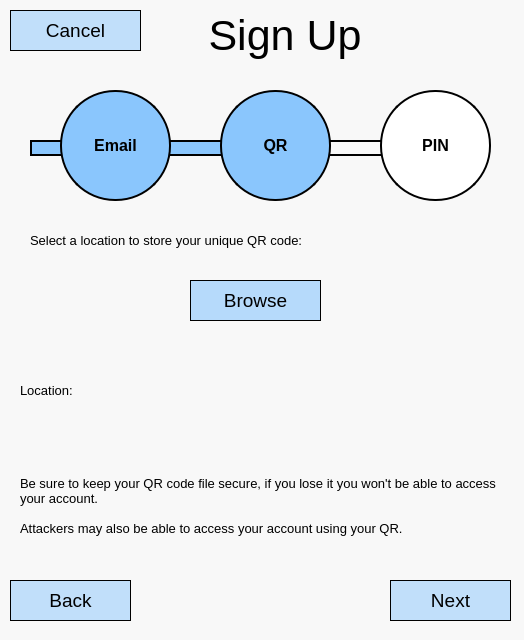
<?xml version="1.0" encoding="UTF-8"?>
<ui version="4.0">
 <class>Dialog</class>
 <widget class="QDialog" name="Dialog">
  <property name="geometry">
   <rect>
    <x>0</x>
    <y>0</y>
    <width>524</width>
    <height>640</height>
   </rect>
  </property>
  <property name="windowTitle">
   <string>Dialog</string>
  </property>
  <property name="styleSheet">
   <string notr="true">background-color: rgb(248, 248, 248);</string>
  </property>
  <widget class="QLabel" name="txtSignUpTitle">
   <property name="geometry">
    <rect>
     <x>150</x>
     <y>0</y>
     <width>270</width>
     <height>71</height>
    </rect>
   </property>
   <property name="font">
    <font>
     <pointsize>32</pointsize>
    </font>
   </property>
   <property name="text">
    <string>Sign Up</string>
   </property>
   <property name="alignment">
    <set>Qt::AlignCenter</set>
   </property>
  </widget>
  <widget class="QPushButton" name="btnHome">
   <property name="geometry">
    <rect>
     <x>10</x>
     <y>10</y>
     <width>131</width>
     <height>41</height>
    </rect>
   </property>
   <property name="font">
    <font>
     <pointsize>14</pointsize>
    </font>
   </property>
   <property name="styleSheet">
    <string notr="true">border: 0.5px solid #000000;
background-color: rgb(138, 198, 253,0.5);</string>
   </property>
   <property name="text">
    <string>Cancel</string>
   </property>
  </widget>
  <widget class="QPushButton" name="btnNext">
   <property name="geometry">
    <rect>
     <x>390</x>
     <y>580</y>
     <width>121</width>
     <height>41</height>
    </rect>
   </property>
   <property name="font">
    <font>
     <pointsize>14</pointsize>
    </font>
   </property>
   <property name="styleSheet">
    <string notr="true">border: 0.5px solid #000000;
background-color: rgb(138, 198, 253,0.5);</string>
   </property>
   <property name="text">
    <string>Next</string>
   </property>
  </widget>
  <widget class="QPushButton" name="btnBack">
   <property name="geometry">
    <rect>
     <x>10</x>
     <y>580</y>
     <width>121</width>
     <height>41</height>
    </rect>
   </property>
   <property name="font">
    <font>
     <pointsize>14</pointsize>
    </font>
   </property>
   <property name="styleSheet">
    <string notr="true">border: 0.5px solid #000000;
background-color: rgb(138, 198, 253,0.5);</string>
   </property>
   <property name="text">
    <string>Back</string>
   </property>
  </widget>
  <widget class="QPushButton" name="btnBrowse">
   <property name="geometry">
    <rect>
     <x>190</x>
     <y>280</y>
     <width>131</width>
     <height>41</height>
    </rect>
   </property>
   <property name="font">
    <font>
     <pointsize>14</pointsize>
    </font>
   </property>
   <property name="styleSheet">
    <string notr="true">border: 0.5px solid #000000;
background-color: rgb(138, 198, 253,0.6);</string>
   </property>
   <property name="text">
    <string>Browse</string>
   </property>
  </widget>
  <widget class="QLabel" name="Entry">
   <property name="enabled">
    <bool>true</bool>
   </property>
   <property name="geometry">
    <rect>
     <x>30</x>
     <y>140</y>
     <width>51</width>
     <height>16</height>
    </rect>
   </property>
   <property name="styleSheet">
    <string notr="true">border: 2px solid black;
background-color: rgba(138, 198, 253,1);</string>
   </property>
   <property name="text">
    <string/>
   </property>
  </widget>
  <widget class="QLabel" name="progressPhone">
   <property name="geometry">
    <rect>
     <x>380</x>
     <y>90</y>
     <width>111</width>
     <height>111</height>
    </rect>
   </property>
   <property name="font">
    <font>
     <pointsize>12</pointsize>
     <weight>75</weight>
     <bold>true</bold>
    </font>
   </property>
   <property name="styleSheet">
    <string notr="true">  height: 50px;
  width: 50px;
  background-color: rgb(255, 255, 255);
border: 2px solid rgb(0, 0, 0);
  border-radius: 55%;</string>
   </property>
   <property name="text">
    <string>PIN</string>
   </property>
   <property name="alignment">
    <set>Qt::AlignCenter</set>
   </property>
  </widget>
  <widget class="QLabel" name="progessEmail">
   <property name="geometry">
    <rect>
     <x>60</x>
     <y>90</y>
     <width>111</width>
     <height>111</height>
    </rect>
   </property>
   <property name="font">
    <font>
     <pointsize>12</pointsize>
     <weight>75</weight>
     <bold>true</bold>
    </font>
   </property>
   <property name="styleSheet">
    <string notr="true">  height: 50px;
  width: 50px;

  border-radius: 55%;

border: 2px solid black;
background-color: rgba(138, 198, 253,1);</string>
   </property>
   <property name="text">
    <string>Email</string>
   </property>
   <property name="alignment">
    <set>Qt::AlignCenter</set>
   </property>
  </widget>
  <widget class="QLabel" name="EmailToPassword">
   <property name="enabled">
    <bool>true</bool>
   </property>
   <property name="geometry">
    <rect>
     <x>140</x>
     <y>140</y>
     <width>101</width>
     <height>16</height>
    </rect>
   </property>
   <property name="styleSheet">
    <string notr="true">border: 2px solid black;
background-color: rgba(138, 198, 253,1);</string>
   </property>
   <property name="text">
    <string/>
   </property>
  </widget>
  <widget class="QLabel" name="PasswordToPhone">
   <property name="enabled">
    <bool>true</bool>
   </property>
   <property name="geometry">
    <rect>
     <x>300</x>
     <y>140</y>
     <width>101</width>
     <height>16</height>
    </rect>
   </property>
   <property name="styleSheet">
    <string notr="true">border: 2px solid rgb(0, 0, 0);</string>
   </property>
   <property name="text">
    <string/>
   </property>
  </widget>
  <widget class="QLabel" name="progessPassword">
   <property name="geometry">
    <rect>
     <x>220</x>
     <y>90</y>
     <width>111</width>
     <height>111</height>
    </rect>
   </property>
   <property name="font">
    <font>
     <pointsize>12</pointsize>
     <weight>75</weight>
     <bold>true</bold>
    </font>
   </property>
   <property name="styleSheet">
    <string notr="true">  height: 50px;
  width: 50px;
background-color: rgba(138, 198, 253,1);
border: 2px solid rgb(0, 0, 0);
  border-radius: 55%;</string>
   </property>
   <property name="text">
    <string>QR</string>
   </property>
   <property name="alignment">
    <set>Qt::AlignCenter</set>
   </property>
  </widget>
  <widget class="QLabel" name="txtQRInfo">
   <property name="geometry">
    <rect>
     <x>30</x>
     <y>220</y>
     <width>431</width>
     <height>41</height>
    </rect>
   </property>
   <property name="font">
    <font>
     <pointsize>10</pointsize>
    </font>
   </property>
   <property name="text">
    <string>Select a location to store your unique QR code:</string>
   </property>
  </widget>
  <widget class="QLabel" name="txtQRLocation">
   <property name="geometry">
    <rect>
     <x>20</x>
     <y>340</y>
     <width>471</width>
     <height>101</height>
    </rect>
   </property>
   <property name="font">
    <font>
     <pointsize>10</pointsize>
    </font>
   </property>
   <property name="text">
    <string>Location:</string>
   </property>
   <property name="wordWrap">
    <bool>true</bool>
   </property>
   <property name="textInteractionFlags">
    <set>Qt::LinksAccessibleByMouse|Qt::TextSelectableByMouse</set>
   </property>
  </widget>
  <widget class="QLabel" name="label">
   <property name="geometry">
    <rect>
     <x>20</x>
     <y>450</y>
     <width>481</width>
     <height>111</height>
    </rect>
   </property>
   <property name="font">
    <font>
     <pointsize>10</pointsize>
    </font>
   </property>
   <property name="text">
    <string>Be sure to keep your QR code file secure, if you lose it you won't be able to access your account.

Attackers may also be able to access your account using your QR.</string>
   </property>
   <property name="wordWrap">
    <bool>true</bool>
   </property>
  </widget>
  <zorder>txtSignUpTitle</zorder>
  <zorder>btnHome</zorder>
  <zorder>btnNext</zorder>
  <zorder>btnBack</zorder>
  <zorder>btnBrowse</zorder>
  <zorder>Entry</zorder>
  <zorder>EmailToPassword</zorder>
  <zorder>PasswordToPhone</zorder>
  <zorder>progessPassword</zorder>
  <zorder>progessEmail</zorder>
  <zorder>progressPhone</zorder>
  <zorder>txtQRInfo</zorder>
  <zorder>txtQRLocation</zorder>
  <zorder>label</zorder>
 </widget>
 <resources/>
 <connections/>
</ui>
